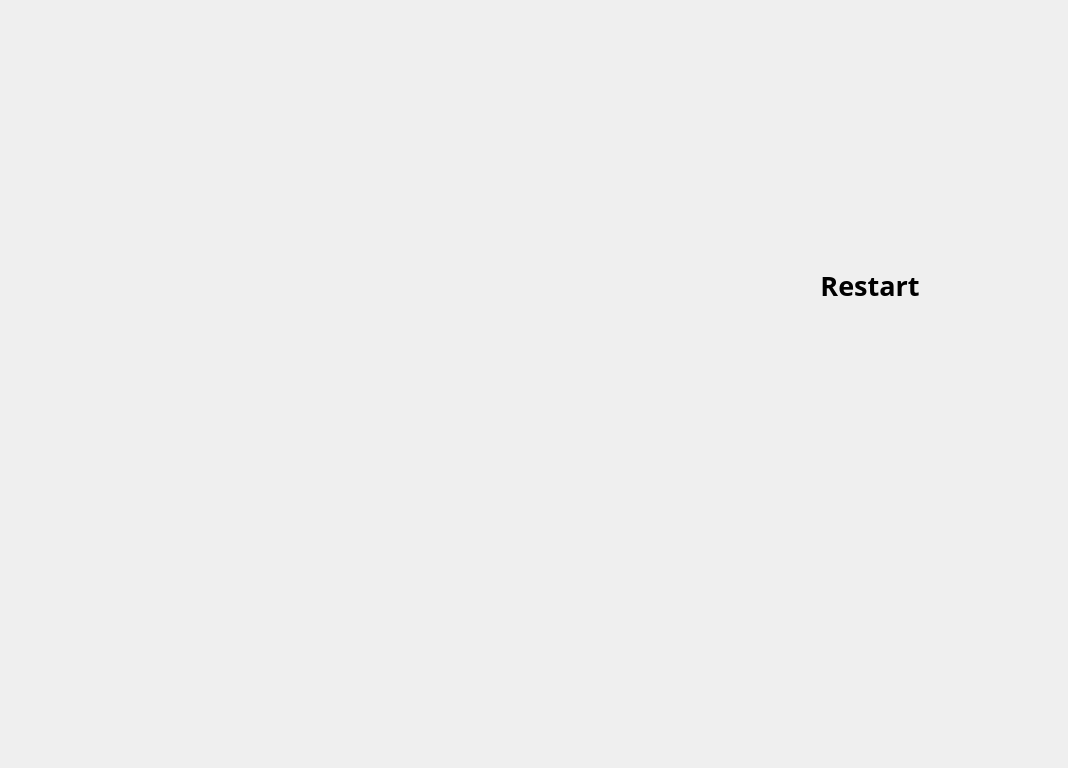
<?xml version="1.0" encoding="UTF-8"?>
<ui version="4.0">
 <class>GameWidget</class>
 <widget class="QWidget" name="GameWidget">
  <property name="geometry">
   <rect>
    <x>0</x>
    <y>0</y>
    <width>1068</width>
    <height>768</height>
   </rect>
  </property>
  <property name="windowTitle">
   <string>Current Game - NoGo</string>
  </property>
  <widget class="QPushButton" name="restartButton">
   <property name="geometry">
    <rect>
     <x>770</x>
     <y>260</y>
     <width>200</width>
     <height>50</height>
    </rect>
   </property>
   <property name="font">
    <font>
     <family>Arial Rounded MT Bold</family>
     <pointsize>20</pointsize>
     <bold>true</bold>
    </font>
   </property>
   <property name="text">
    <string>Restart</string>
   </property>
   <property name="flat">
    <bool>true</bool>
   </property>
  </widget>
 </widget>
 <resources/>
 <connections/>
</ui>
